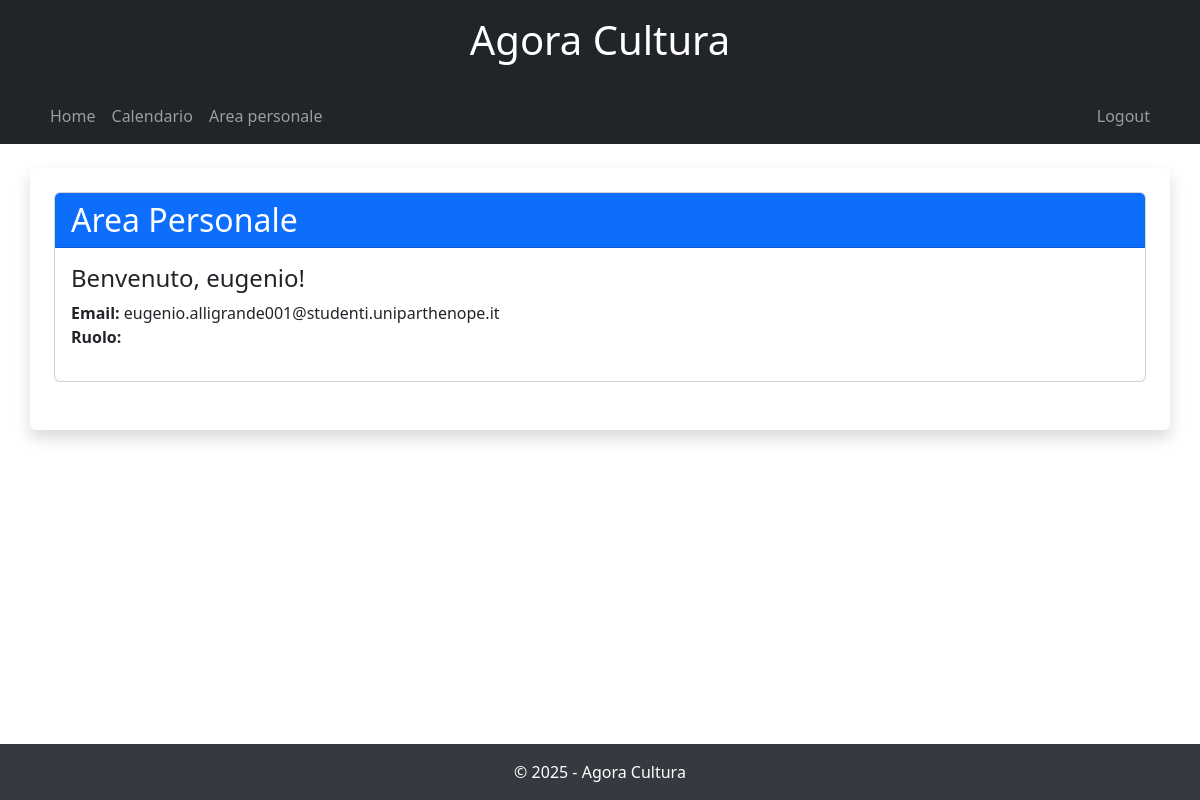
The app's page /area_personale/ (signed in) with its own data.
### AgoraCultura/models.py (models this page shows)
class Utente(AbstractUser):
    RUOLI = (
        ('Cittadino', 'Cittadino'),
        ('Organizzatore', 'Organizzatore'),
        ('Amministratore', 'Amministratore'),
    )
    ruolo = models.CharField(max_length=20, choices=RUOLI)

### AgoraCultura/views.py (the view, shortened to what this page needs)
# urls.py: path('area_personale/', views.area_personale, name='area_personale'),
@login_required
def area_personale(request):
    prenotazioni = Prenotazione.objects.filter(utente=request.user).select_related('evento')
    recensioni = Recensione.objects.filter(utente=request.user).select_related('evento')
    eventi_info = []
    eventi_organizzatore = []
    if request.user.ruolo == 'Organizzatore':
        eventi_organizzatore = Evento.objects.all()
    return render(request, 'area_personale.html', {
        'eventi_info': eventi_info,
        'recensioni': recensioni,
        'eventi_organizzatore': eventi_organizzatore,
        'user': request.user
    })

### templates/area_personale.html (shortened to what this page needs)
{% extends 'base.html' %}
{% block content %}
<div class="row mb-4">
    <div class="col-md-12">
        <div class="card">
            <div class="card-header bg-primary text-white">
                <h2 class="mb-0">Area Personale</h2>
            </div>
            <div class="card-body">
                <h4>Benvenuto, {{ user.username }}!</h4>
                <p>
                    <strong>Email:</strong> {{ user.email }}<br>
                    <strong>Ruolo:</strong> {{ user.ruolo }}
                </p>
            </div>
        </div>
    </div>
</div>
{% endblock %}

### templates/base.html (style rules this page uses)
body { padding-bottom: 70px; }

### records on screen
Utente: username "eugenio", email "eugenio.alligrande001@studenti.uniparthenope.it"
